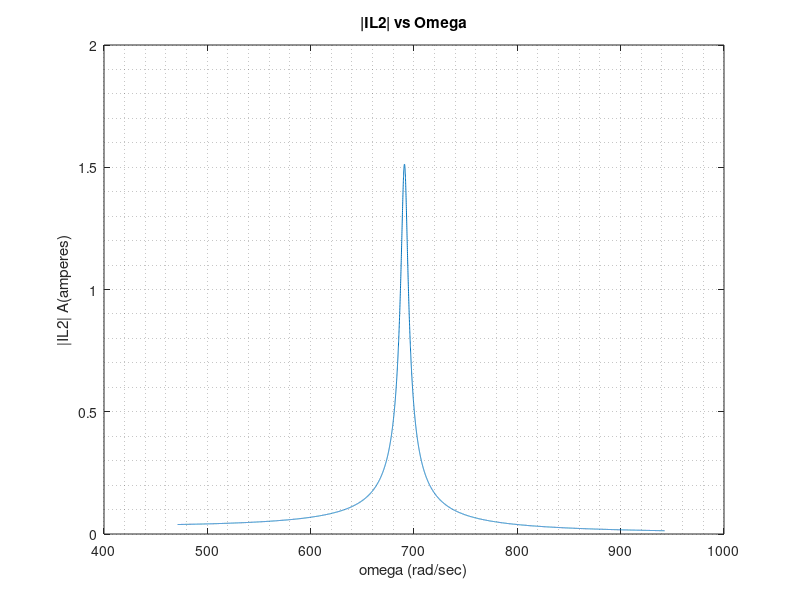
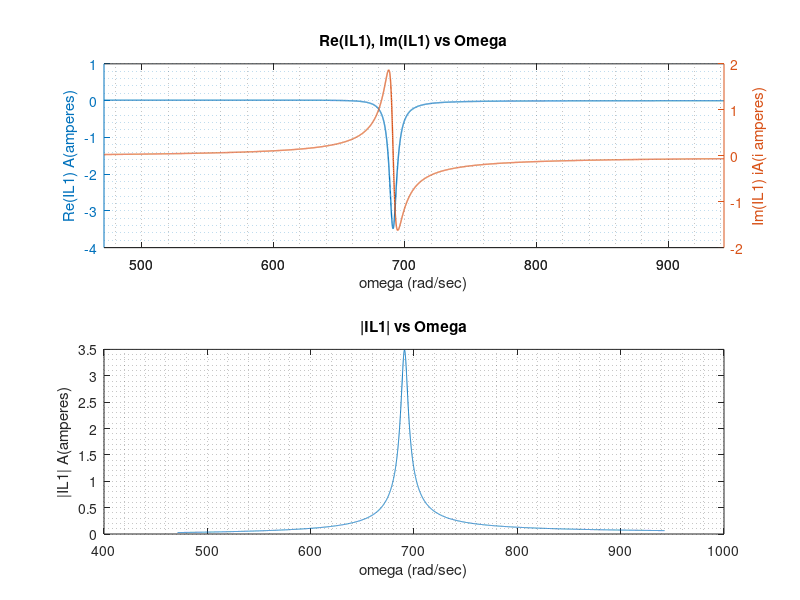
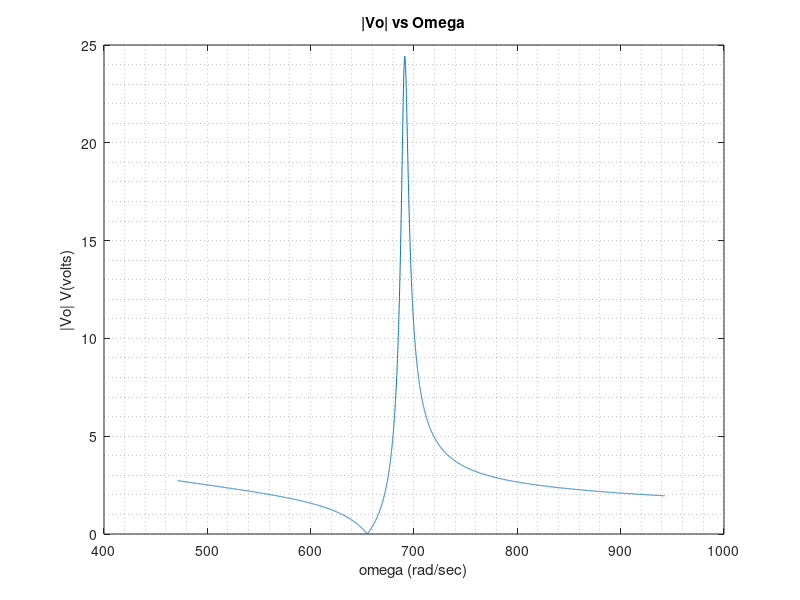
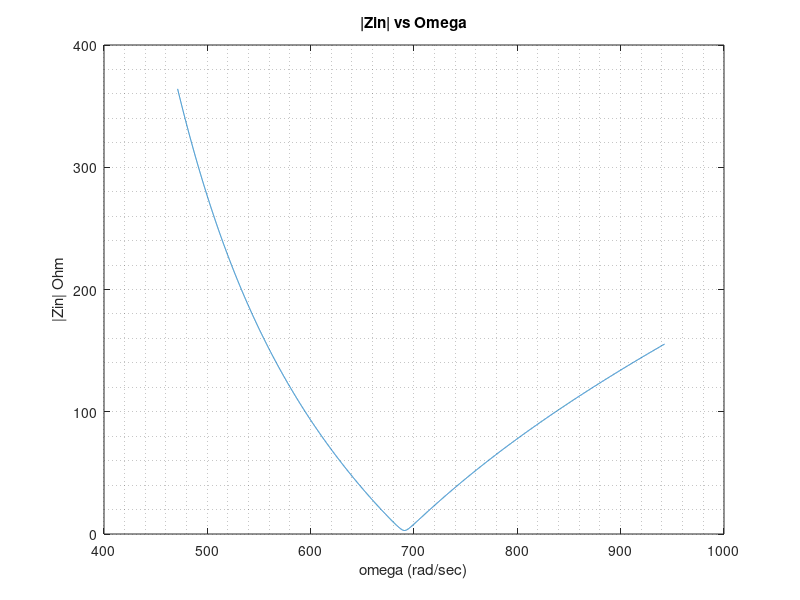

Here is the MATLAB script that generated these plots, in order:
clc;
clear all;
close all;
%-----------------------
% EE202 Project Part2
% By Ozgur Gulsuna
%---------- ------------
%Constants-------------
L1=100E-3;
L2=500E-3;
L3=200E-3;
M=-200E-3;
C1=10E-6;
Va=10;
Vtest=1;
phi=0;
alpha=0.5;
R=100;

%Resloution------------
resolution=10000;

%Initilization of Coefficient Matrices-----------
A(3,3,resolution)=0;
B(3,1,resolution)=0;

%Creating a linear time space-----
omega=linspace(150*pi,300*pi,resolution);
Vs=Va*exp(j*phi);

% Filling up the Coefficient Matrices -----------
for n=1:1:resolution;
	A(:,:,n)=[((j*omega(n)*L1)+(1/(j*omega(n)*C1))+(j*omega(n)*L3)) , ((M*j*omega(n))+(1/(j*omega(n)*C1))+(j*omega(n)*L3)) , 0 ;((M*j*omega(n))+(1/(j*omega(n)*C1))+(j*omega(n)*L3)),((j*omega(n)*L2)+(1/(j*omega(n)*C1))+(j*omega(n)*L3)), -1 ; R*(alpha), -R, -1];
	B(:,:,n)=[Vs;0;0];
  D(:,:,n)=[0;0;Vtest];
  C(:,:,n)=[((j*omega(n)*L1)+(1/(j*omega(n)*C1))+(j*omega(n)*L3)) , ((M*j*omega(n))+(1/(j*omega(n)*C1))+(j*omega(n)*L3)) , 0 ;((M*j*omega(n))+(1/(j*omega(n)*C1))+(j*omega(n)*L3)),((j*omega(n)*L2)+(1/(j*omega(n)*C1))+(j*omega(n)*L3)), -1 ; 0, 0, 1];
end	

%Main for loop that the solution and outputs are generated------
for n=1:1:resolution;
	  X(:,:,n)=linsolve(A(:,:,n),B(:,:,n));
    Xz(:,:,n)=linsolve(C(:,:,n),D(:,:,n));
    Zo(n)=Vtest/(Xz(2,1,n));
    IL1(n)=(X(1,1,n));
    IL2(n)=(X(2,1,n));
    Vo(n)=(X(3,1,n));
    Zin(n)=Vs/IL1(n);
    Qs(n)=imag(Vs*conj(IL1(n)));
    P2(n)=real(Vo(n)*alpha*conj(IL1(n)))+real((Vs*conj(IL1(n))));
    Qd(n)=imag(Vo(n)*alpha*conj(IL1(n)));
end

%Plotting the results--------------------------

figure();
plot(omega,abs(IL2));
title("|IL2| vs Omega")
grid minor;
ylabel("|IL2| A(amperes)")
xlabel("omega (rad/sec)")

figure();
subplot(2,1,1)
[ax,ax1,ax2]= plotyy(omega,real(IL1),omega,imag(IL1));
set(ax1,'LineWidth',1);
set(ax2,'linestyle',"-");
set(ax2,'LineWidth',1);
ylabel(ax(1),"Re(IL1) A(amperes)")
ylabel(ax(2),"Im(IL1) iA(i amperes)")
xlabel("omega (rad/sec)")
grid minor;
title("Re(IL1), Im(IL1) vs Omega")
subplot(2,1,2)
plot(omega,abs(IL1))
ylabel("|IL1| A(amperes)")
xlabel("omega (rad/sec)")
grid minor;
title("|IL1| vs Omega")

figure();
plot(omega,abs(Vo));
title("|Vo| vs Omega")
grid minor;
ylabel("|Vo| V(volts)")
xlabel("omega (rad/sec)")

figure();
plot(omega,abs(Zin));
title("|Zin| vs Omega")
grid minor;
ylabel("|Zin| Ohm")
xlabel("omega (rad/sec)")

figure();
plot(omega,(P2));
title("Real Power vs Omega")
grid minor;
ylabel("Avg. Real Power W(watts) ")
xlabel("omega (rad/sec)")

figure();
plot(omega,((Qs+Qd)/2));
title("Reactive Power vs Omega")
grid minor;
ylabel("Avg. Reactive Power VAR(Volt ampere reactive) ")
xlabel("omega (rad/sec)")

figure();
plot(omega,abs(Zo));
title("Output Impedance vs Omega")
grid minor;
ylabel("Zo ohms  ")
xlabel("omega (rad/sec)")
ylim([0 2000])
xlim([150*pi 300*pi])










